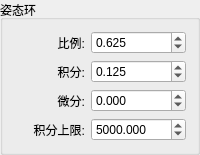
              <widget class="QGroupBox" name="groupBox_16">
               <property name="title">
                <string>姿态环</string>
               </property>
               <layout class="QHBoxLayout" name="horizontalLayout_41">
                <item>
                 <layout class="QVBoxLayout" name="verticalLayout_46">
                  <item>
                   <widget class="QLabel" name="label_59">
                    <property name="sizePolicy">
                     <sizepolicy hsizetype="Preferred" vsizetype="Preferred">
                      <horstretch>0</horstretch>
                      <verstretch>0</verstretch>
                     </sizepolicy>
                    </property>
                    <property name="text">
                     <string>比例:</string>
                    </property>
                    <property name="alignment">
                     <set>Qt::AlignRight|Qt::AlignTrailing|Qt::AlignVCenter</set>
                    </property>
                   </widget>
                  </item>
                  <item>
                   <widget class="QLabel" name="label_60">
                    <property name="sizePolicy">
                     <sizepolicy hsizetype="Preferred" vsizetype="Preferred">
                      <horstretch>0</horstretch>
                      <verstretch>0</verstretch>
                     </sizepolicy>
                    </property>
                    <property name="text">
                     <string>积分:</string>
                    </property>
                    <property name="alignment">
                     <set>Qt::AlignRight|Qt::AlignTrailing|Qt::AlignVCenter</set>
                    </property>
                   </widget>
                  </item>
                  <item>
                   <widget class="QLabel" name="label_61">
                    <property name="sizePolicy">
                     <sizepolicy hsizetype="Preferred" vsizetype="Preferred">
                      <horstretch>0</horstretch>
                      <verstretch>0</verstretch>
                     </sizepolicy>
                    </property>
                    <property name="text">
                     <string>微分:</string>
                    </property>
                    <property name="alignment">
                     <set>Qt::AlignRight|Qt::AlignTrailing|Qt::AlignVCenter</set>
                    </property>
                   </widget>
                  </item>
                  <item>
                   <widget class="QLabel" name="label_62">
                    <property name="sizePolicy">
                     <sizepolicy hsizetype="Preferred" vsizetype="Preferred">
                      <horstretch>0</horstretch>
                      <verstretch>0</verstretch>
                     </sizepolicy>
                    </property>
                    <property name="text">
                     <string>积分上限:</string>
                    </property>
                    <property name="alignment">
                     <set>Qt::AlignRight|Qt::AlignTrailing|Qt::AlignVCenter</set>
                    </property>
                   </widget>
                  </item>
                 </layout>
                </item>
                <item>
                 <layout class="QVBoxLayout" name="verticalLayout_47">
                  <item>
                   <widget class="QDoubleSpinBox" name="doubleSpinBox_attitude_p">
                    <property name="sizePolicy">
                     <sizepolicy hsizetype="Preferred" vsizetype="Fixed">
                      <horstretch>0</horstretch>
                      <verstretch>0</verstretch>
                     </sizepolicy>
                    </property>
                    <property name="decimals">
                     <number>3</number>
                    </property>
                    <property name="minimum">
                     <double>-99999999.000000000000000</double>
                    </property>
                    <property name="maximum">
                     <double>99999999.000000000000000</double>
                    </property>
                    <property name="value">
                     <double>0.625000000000000</double>
                    </property>
                   </widget>
                  </item>
                  <item>
                   <widget class="QDoubleSpinBox" name="doubleSpinBox_attitude_i">
                    <property name="sizePolicy">
                     <sizepolicy hsizetype="Preferred" vsizetype="Fixed">
                      <horstretch>0</horstretch>
                      <verstretch>0</verstretch>
                     </sizepolicy>
                    </property>
                    <property name="decimals">
                     <number>3</number>
                    </property>
                    <property name="minimum">
                     <double>-99999999.000000000000000</double>
                    </property>
                    <property name="maximum">
                     <double>99999999.000000000000000</double>
                    </property>
                    <property name="value">
                     <double>0.125000000000000</double>
                    </property>
                   </widget>
                  </item>
                  <item>
                   <widget class="QDoubleSpinBox" name="doubleSpinBox_attitude_d">
                    <property name="sizePolicy">
                     <sizepolicy hsizetype="Preferred" vsizetype="Fixed">
                      <horstretch>0</horstretch>
                      <verstretch>0</verstretch>
                     </sizepolicy>
                    </property>
                    <property name="decimals">
                     <number>3</number>
                    </property>
                    <property name="minimum">
                     <double>-99999999.000000000000000</double>
                    </property>
                    <property name="maximum">
                     <double>99999999.000000000000000</double>
                    </property>
                   </widget>
                  </item>
                  <item>
                   <widget class="QDoubleSpinBox" name="doubleSpinBox_attitude_max_i">
                    <property name="sizePolicy">
                     <sizepolicy hsizetype="Preferred" vsizetype="Fixed">
                      <horstretch>0</horstretch>
                      <verstretch>0</verstretch>
                     </sizepolicy>
                    </property>
                    <property name="decimals">
                     <number>3</number>
                    </property>
                    <property name="minimum">
                     <double>-99999999.000000000000000</double>
                    </property>
                    <property name="maximum">
                     <double>99999999.000000000000000</double>
                    </property>
                    <property name="value">
                     <double>5000.000000000000000</double>
                    </property>
                   </widget>
                  </item>
                 </layout>
                </item>
               </layout>
              </widget>
